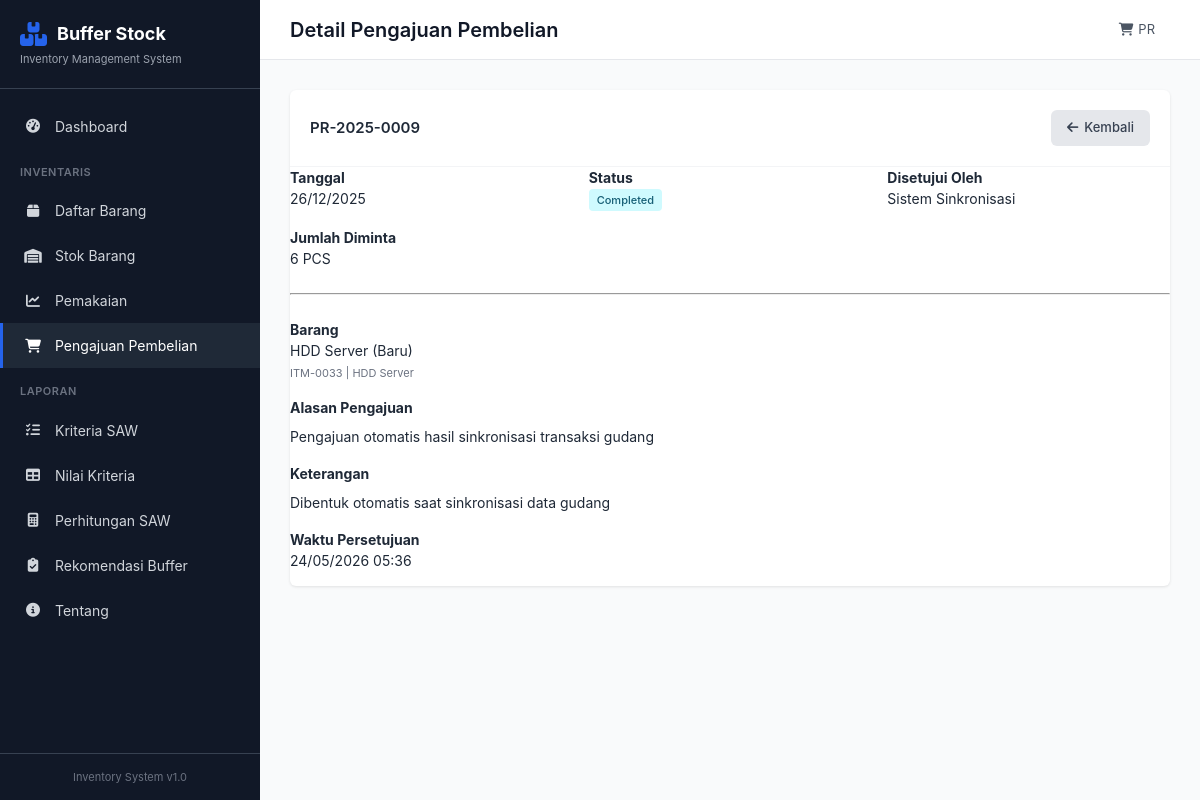
Before: /purchase/9 with the older database file.
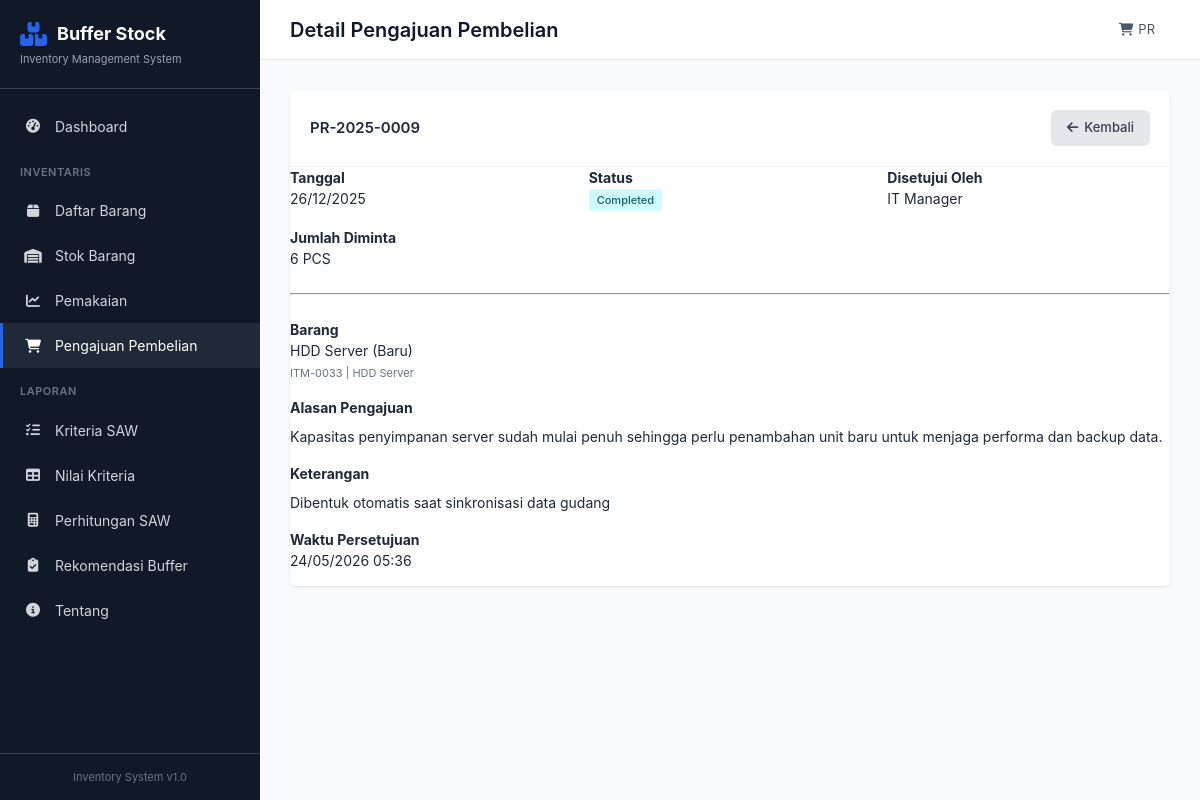
After: the same page with the newer database file.
### app/models.py (models this page shows, shortened)
class PurchaseRequest(db.Model):
    __tablename__ = 'purchase_requests'
    id = db.Column(db.Integer, primary_key=True)
    no_pengajuan = db.Column(db.String(50), unique=True, nullable=False)
    tanggal_pengajuan = db.Column(db.DateTime, default=datetime.utcnow)
    item_id = db.Column(db.Integer, db.ForeignKey('items.id'), nullable=False)
    quantity_requested = db.Column(db.Float, nullable=False)
    alasan_pengajuan = db.Column(db.Text)
    status = db.Column(db.String(20), default='Pending')  # Pending, Approved, Rejected, Completed
    approved_by = db.Column(db.String(100))
    approved_at = db.Column(db.DateTime)
    keterangan = db.Column(db.Text)
    item = db.relationship('Item', backref='purchase_requests', lazy=True)

### app/routes.py (the view)
@main_bp.route('/purchase/<int:id>')
def purchase_detail(id):
    pr = PurchaseRequest.query.get_or_404(id)
    return render_template('purchase/detail.html', pr=pr)

### app/templates/purchase/detail.html (shortened to what this page needs)
{% extends 'base.html' %}
{% block page_title %}Detail Pengajuan Pembelian{% endblock %}
{% block content %}
<div class="section">
    <div class="card" style="max-width: 900px;">
        <div class="card-header">
            <h3>{{ pr.no_pengajuan }}</h3>
            <div class="header-actions">
                <a href="{{ url_for('main.purchase_list') }}" class="btn btn-secondary">
                    <i class="fas fa-arrow-left"></i> Kembali
                </a>
            </div>
        </div>
        <div class="card-body">
            <div class="info-grid" style="display:grid; grid-template-columns: repeat(auto-fit, minmax(220px, 1fr)); gap: 16px;">
                <div>
                    <strong>Tanggal</strong><br>
                    <span>{{ pr.tanggal_pengajuan.strftime('%d/%m/%Y') }}</span>
                </div>
                <div>
                    <strong>Status</strong><br>
                    <span>
                        {% if pr.status == 'Pending' %}
                        <span class="badge badge-warning">Pending</span>
                        {% elif pr.status == 'Approved' %}
                        <span class="badge badge-success">Approved</span>
                        {% elif pr.status == 'Rejected' %}
                        <span class="badge badge-danger">Rejected</span>
                        {% else %}
                        <span class="badge badge-info">Completed</span>
                        {% endif %}
                    </span>
                </div>
                <div>
                    <strong>Disetujui Oleh</strong><br>
                    <span>{{ pr.approved_by or '-' }}</span>
                </div>
                <div>
                    <strong>Jumlah Diminta</strong><br>
                    <span>{{ pr.quantity_requested|int }} {{ pr.item.unit }}</span>
                </div>
            </div>
            <hr style="margin: 24px 0;">
            <div class="form-group">
                <strong>Barang</strong><br>
                <span>{{ pr.item.nama_item }}</span><br>
                <small class="text-muted">{{ pr.item.kode_item }} | {{ pr.item.kategori }}</small>
            </div>
            <div class="form-group">
                <strong>Alasan Pengajuan</strong>
                <p style="margin-top: 8px; line-height: 1.6;">{{ pr.alasan_pengajuan or '-' }}</p>
            </div>
            <div class="form-group">
                <strong>Keterangan</strong>
                <p style="margin-top: 8px; line-height: 1.6;">{{ pr.keterangan or '-' }}</p>
            </div>
            {% if pr.approved_at %}
            <div class="form-group">
                <strong>Waktu Persetujuan</strong><br>
                <span>{{ pr.approved_at.strftime('%d/%m/%Y %H:%M') }}</span>
            </div>
            {% endif %}
        </div>
    </div>
</div>
{% endblock %}

Changed rows visible on the page:
changed PurchaseRequest "Dibentuk otomatis saat sinkronisasi data gudang": approved_by "Sistem Sinkronisasi" → "IT Manager"; alasan_pengajuan "Pengajuan otomatis hasil sinkronisasi transaksi gudang" → "Kapasitas penyimpanan server sudah mulai penuh sehingga perlu penambahan unit baru untuk menjaga performa dan backup data."
